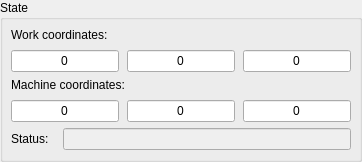
         <widget class="QGroupBox" name="grpState">
          <property name="title">
           <string>State</string>
          </property>
          <property name="overrided" stdset="0">
           <bool>false</bool>
          </property>
          <layout class="QVBoxLayout" name="verticalLayout_6">
           <property name="leftMargin">
            <number>8</number>
           </property>
           <property name="topMargin">
            <number>8</number>
           </property>
           <property name="rightMargin">
            <number>8</number>
           </property>
           <property name="bottomMargin">
            <number>9</number>
           </property>
           <item>
            <layout class="QVBoxLayout" name="verticalLayout_4">
             <property name="spacing">
              <number>8</number>
             </property>
             <item>
              <layout class="QHBoxLayout" name="horizontalLayout_9">
               <item>
                <widget class="QLabel" name="label">
                 <property name="text">
                  <string>Work coordinates:</string>
                 </property>
                </widget>
               </item>
              </layout>
             </item>
             <item>
              <layout class="QHBoxLayout" name="horizontalLayout_8">
               <property name="spacing">
                <number>8</number>
               </property>
               <item>
                <widget class="QLineEdit" name="txtWPosX">
                 <property name="toolTip">
                  <string>X</string>
                 </property>
                 <property name="text">
                  <string>0</string>
                 </property>
                 <property name="alignment">
                  <set>Qt::AlignCenter</set>
                 </property>
                 <property name="readOnly">
                  <bool>true</bool>
                 </property>
                </widget>
               </item>
               <item>
                <widget class="QLineEdit" name="txtWPosY">
                 <property name="toolTip">
                  <string>Y</string>
                 </property>
                 <property name="text">
                  <string>0</string>
                 </property>
                 <property name="alignment">
                  <set>Qt::AlignCenter</set>
                 </property>
                 <property name="readOnly">
                  <bool>true</bool>
                 </property>
                </widget>
               </item>
               <item>
                <widget class="QLineEdit" name="txtWPosZ">
                 <property name="toolTip">
                  <string>Z</string>
                 </property>
                 <property name="text">
                  <string>0</string>
                 </property>
                 <property name="alignment">
                  <set>Qt::AlignCenter</set>
                 </property>
                 <property name="readOnly">
                  <bool>true</bool>
                 </property>
                </widget>
               </item>
              </layout>
             </item>
            </layout>
           </item>
           <item>
            <layout class="QVBoxLayout" name="verticalLayout_5">
             <property name="spacing">
              <number>8</number>
             </property>
             <item>
              <layout class="QHBoxLayout" name="horizontalLayout_10">
               <item>
                <widget class="QLabel" name="label_2">
                 <property name="text">
                  <string>Machine coordinates:</string>
                 </property>
                </widget>
               </item>
              </layout>
             </item>
             <item>
              <layout class="QHBoxLayout" name="horizontalLayout_11">
               <property name="spacing">
                <number>8</number>
               </property>
               <item>
                <widget class="QLineEdit" name="txtMPosX">
                 <property name="toolTip">
                  <string>X</string>
                 </property>
                 <property name="text">
                  <string>0</string>
                 </property>
                 <property name="alignment">
                  <set>Qt::AlignCenter</set>
                 </property>
                 <property name="readOnly">
                  <bool>true</bool>
                 </property>
                </widget>
               </item>
               <item>
                <widget class="QLineEdit" name="txtMPosY">
                 <property name="toolTip">
                  <string>Y</string>
                 </property>
                 <property name="text">
                  <string>0</string>
                 </property>
                 <property name="alignment">
                  <set>Qt::AlignCenter</set>
                 </property>
                 <property name="readOnly">
                  <bool>true</bool>
                 </property>
                </widget>
               </item>
               <item>
                <widget class="QLineEdit" name="txtMPosZ">
                 <property name="toolTip">
                  <string>Z</string>
                 </property>
                 <property name="text">
                  <string>0</string>
                 </property>
                 <property name="alignment">
                  <set>Qt::AlignCenter</set>
                 </property>
                 <property name="readOnly">
                  <bool>true</bool>
                 </property>
                </widget>
               </item>
              </layout>
             </item>
            </layout>
           </item>
           <item>
            <layout class="QFormLayout" name="formLayout">
             <property name="horizontalSpacing">
              <number>14</number>
             </property>
             <item row="0" column="0">
              <widget class="QLabel" name="Label">
               <property name="text">
                <string>Status:</string>
               </property>
              </widget>
             </item>
             <item row="0" column="1">
              <widget class="QLineEdit" name="txtStatus">
               <property name="enabled">
                <bool>false</bool>
               </property>
               <property name="styleSheet">
                <string notr="true">QLineEdit {color: palette(text);}</string>
               </property>
               <property name="alignment">
                <set>Qt::AlignCenter</set>
               </property>
               <property name="readOnly">
                <bool>true</bool>
               </property>
               <property name="status" stdset="0">
                <string/>
               </property>
              </widget>
             </item>
            </layout>
           </item>
          </layout>
         </widget>
